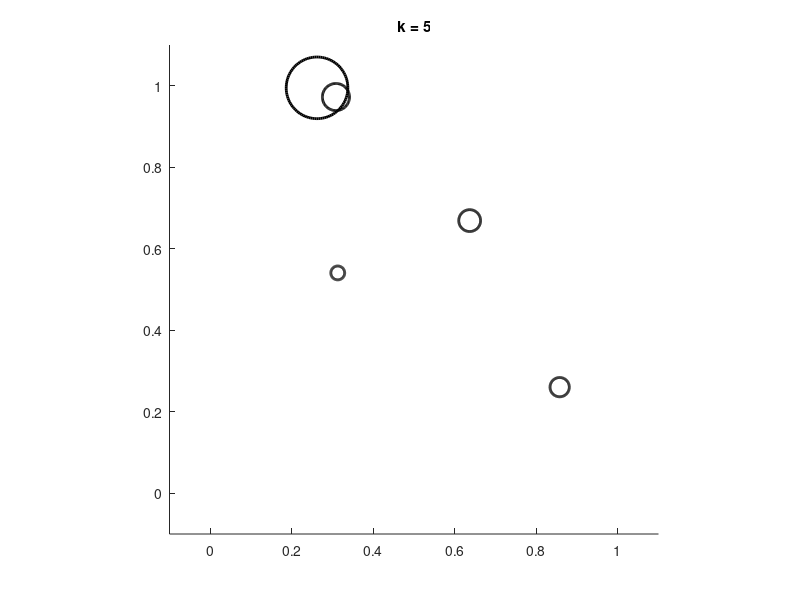

The MATLAB source for this figure:
figure
colors = {'b','r','g','y','k'}; 
for k = 1:5
    % Create 5 random circles to display,
    X = rand(5,1);
    Y = rand(5,1);
    centers = [X Y];
    radii = 0.1*rand(5,1);
 
    % Clear the axes.
    cla
 
    % Fix the axis limits.
    xlim([-0.1 1.1])
    ylim([-0.1 1.1])
 
    % Set the axis aspect ratio to 1:1.
    axis square
 
    % Set a title.
    title(['k = ' num2str(k)])
 
    % Display the circles.
    viscircles(centers,radii,'Color',colors{k});
              
    % Pause for 1 second.
    pause(1)
end